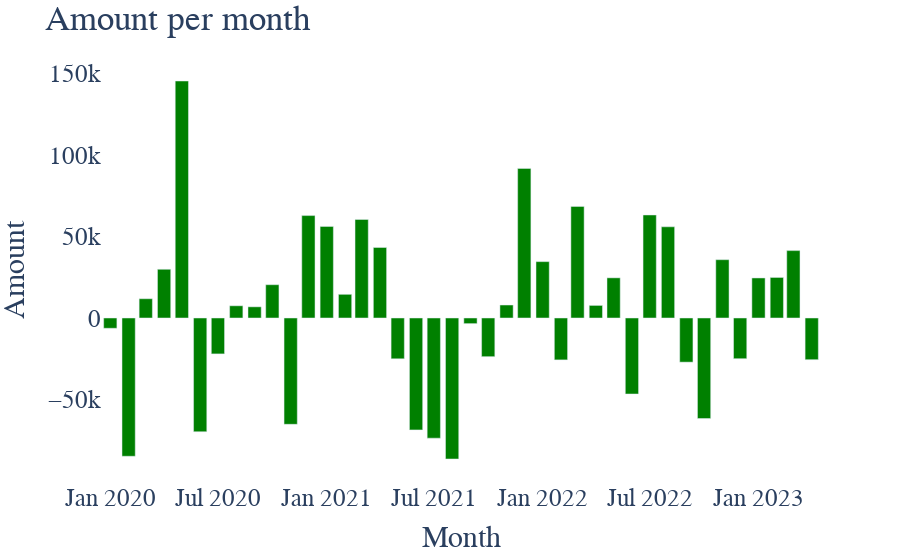

Notebook code cell kept with this figure:
### Code cell
import plotly.express as px

fig = px.bar(df_amount_per_month, x='month', y='amount_cleaned', labels={'month': 'Month', 'amount_cleaned': 'Amount'}, color_discrete_sequence=['green'])

fig.update_layout(title='Amount per month', font_family='Helvetica', font_size=25, plot_bgcolor='white')

### Figure 1 — Plotly figure (JSON) as saved in the notebook; plotly's stock layout.template omitted (floating-point values rounded to 4 significant figures)
{"data": [{"alignmentgroup": "True", "hovertemplate": "Month=%{x}<br>Amount=%{y}<extra></extra>", "legendgroup": "", "marker": {"color": "green", "pattern": {"shape": ""}}, "name": "", "offsetgroup": "", "orientation": "v", "showlegend": false, "textposition": "auto", "x": ["2020-01", "2020-02", "2020-03", "2020-04", "2020-05", "2020-06", "2020-07", "2020-08", "2020-09", "2020-10", "2020-11", "2020-12", "2021-01", "2021-02", "2021-03", "2021-04", "2021-05", "2021-06", "2021-07", "2021-08", "2021-09", "2021-10", "2021-11", "2021-12", "2022-01", "2022-02", "2022-03", "2022-04", "2022-05", "2022-06", "2022-07", "2022-08", "2022-09", "2022-10", "2022-11", "2022-12", "2023-01", "2023-02", "2023-03", "2023-04"], "xaxis": "x", "y": [-6296.0, -84840.0, 11830.0, 29910.0, 145500.0, -69810.0, -22030.0, 7501.0, 6870.0, 20440.0, -65230.0, 62860.0, 56230.0, 14540.0, 60500.0, 43310.0, -25040.0, -68660.0, -73740.0, -86520.0, -3448.0, -23730.0, 7972.0, 91810.0, 34600.0, -25710.0, 68500.0, 7728.0, 24650.0, -46630.0, 63240.0, 55980.0, -27080.0, -61710.0, 35790.0, -24980.0, 24580.0, 24890.0, 41360.0, -25590.0], "yaxis": "y", "type": "bar"}], "layout": {"xaxis": {"anchor": "y", "domain": [0.0, 1.0], "title": {"text": "Month"}}, "yaxis": {"anchor": "x", "domain": [0.0, 1.0], "title": {"text": "Amount"}}, "legend": {"tracegroupgap": 0}, "margin": {"t": 60}, "barmode": "relative", "font": {"family": "Helvetica", "size": 25}, "title": {"text": "Amount per month"}, "plot_bgcolor": "white"}}
